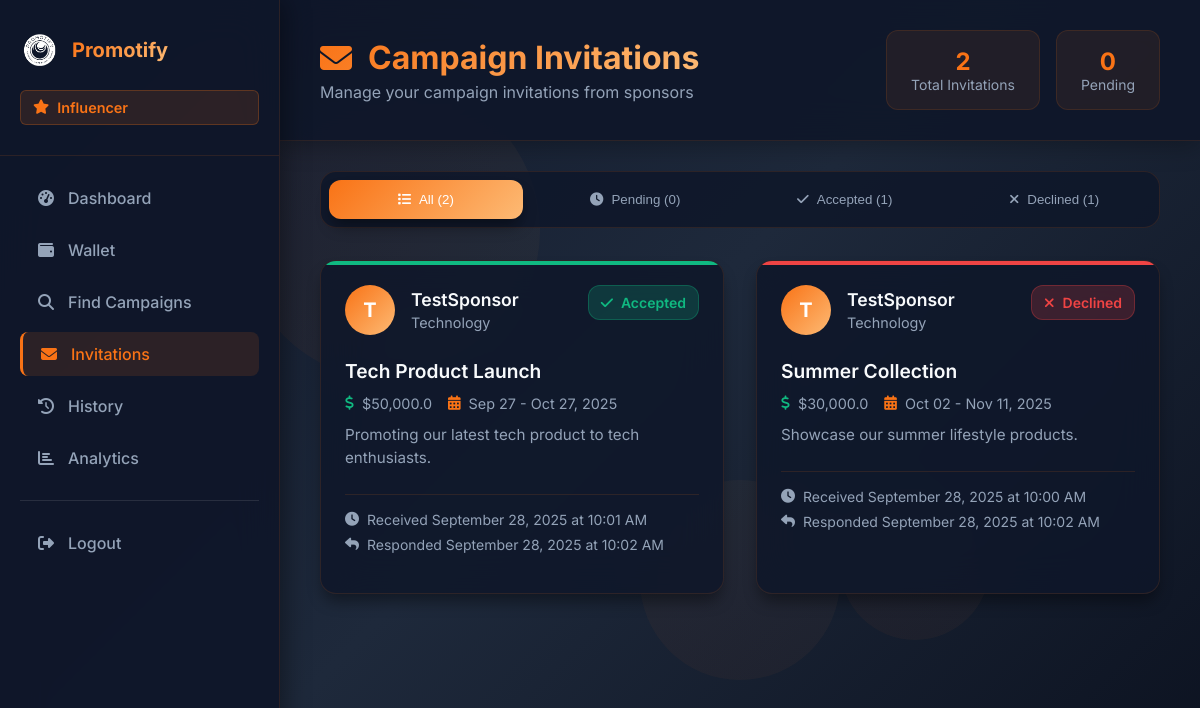
Screenshot of /iinvitations (signed in) with the database file from the repository.
### models.py (models this page shows, shortened)
class CampaignInvitation(db.Model):
    id = db.Column(db.Integer, primary_key=True)
    sponsor_id = db.Column(db.Integer, db.ForeignKey('sponsor.id', ondelete='CASCADE'), nullable=False)
    influencer_id = db.Column(db.Integer, db.ForeignKey('influencer.id', ondelete='CASCADE'), nullable=False)
    campaign_id = db.Column(db.Integer, db.ForeignKey('campaign.id', ondelete='CASCADE'), nullable=False)
    status = db.Column(db.String(20), default='pending')  # 'pending', 'accepted', 'declined'
    message = db.Column(db.Text, nullable=True)  # Optional invitation message from sponsor
    created_at = db.Column(db.DateTime, default=datetime.utcnow)
    responded_at = db.Column(db.DateTime, nullable=True)
    sponsor = db.relationship('Sponsor', backref=db.backref('invitations_sent', lazy=True))
    influencer = db.relationship('Influencer', backref=db.backref('invitations_received', lazy=True))
    campaign = db.relationship('Campaign', backref=db.backref('invitations', lazy=True))

class Sponsor(db.Model):
    id = db.Column(db.Integer, primary_key=True)
    username = db.Column(db.String(15), unique=True, nullable=False)
    email = db.Column(db.String(20), unique=True, nullable=False)
    password = db.Column(db.String(10), nullable=False)
    industry = db.Column(db.String(20), nullable=False)
    wallet_balance = db.Column(db.Float, default=0.0, nullable=False)
    date_joined = db.Column(db.DateTime, default=datetime.utcnow)

class Campaign(db.Model):
    id = db.Column(db.Integer, primary_key=True)
    sponsor_id = db.Column(db.Integer, db.ForeignKey('sponsor.id', ondelete='CASCADE'), nullable=False)
    name = db.Column(db.String(15), nullable=False)
    description = db.Column(db.Text, nullable=True)
    start_date = db.Column(db.Date, nullable=False)
    end_date = db.Column(db.Date, nullable=False)
    budget = db.Column(db.Float, nullable=False)
    status = db.Column(db.String(50))
    created_at = db.Column(db.DateTime, default=datetime.utcnow)
    sponsor = db.relationship('Sponsor', backref=db.backref('campaigns', lazy=True, cascade='all, delete-orphan'))
    influencers = db.relationship('Influencer', secondary='application',
                                  primaryjoin="and_(Campaign.id==Application.campaign_id, Application.status=='accepted')",
                                  backref=db.backref('accepted_campaigns', lazy='dynamic'))

### routes.py (the view)
    @app.route('/iinvitations')
    def influencer_invitations():
        if 'influencer_id' not in session:
            flash('You need to log in first.', 'error')
            return redirect(url_for('influ_log'))
        influencer_id = session['influencer_id']
        influencer = Influencer.query.get(influencer_id)
        invitations = CampaignInvitation.query.filter_by(
            influencer_id=influencer_id
        ).order_by(CampaignInvitation.created_at.desc()).all()
        pending_count = CampaignInvitation.query.filter_by(
            influencer_id=influencer_id,
            status='pending'
        ).count()
        return render_template('influ_invitations.html',
                               influencer=influencer,
                               invitations=invitations,
                               pending_count=pending_count)

### templates/influ_invitations.html (shortened to what this page needs)
<!DOCTYPE html>
<html lang="en">
<head>
    <link rel="stylesheet" href="{{ url_for('static', filename='css/iinvitations.css') }}">
    <link rel="stylesheet" href="https://cdnjs.cloudflare.com/ajax/libs/font-awesome/6.4.0/css/all.min.css">
</head>
<body>
    <div class="background">
        <div class="shape shape-1"></div>
        <div class="shape shape-2"></div>
        <div class="shape shape-3"></div>
    </div>
    <aside class="sidebar">
        <div class="sidebar-header">
            <div class="logo">
                <img src="{{ url_for('static', filename='images/promotify.png') }}" alt="Promotify">
                <span class="logo-text">Promotify</span>
            </div>
            <div class="influencer-badge">
                <i class="fas fa-star"></i>
                <span>Influencer</span>
            </div>
        </div>
        <nav class="sidebar-nav">
            <ul>
                <li class="nav-item">
                    <a href="{{ url_for('influ_dash') }}" class="nav-link">
                        <i class="fas fa-tachometer-alt"></i>
                        <span>Dashboard</span>
                    </a>
                </li>
                <li class="nav-item">
                    <a href="{{ url_for('influencer_wallet') }}" class="nav-link">
                        <i class="fas fa-wallet"></i>
                        <span>Wallet</span>
                    </a>
                </li>
                <li class="nav-item">
                    <a href="{{ url_for('ifind') }}" class="nav-link">
                        <i class="fas fa-search"></i>
                        <span>Find Campaigns</span>
                    </a>
                </li>
                <li class="nav-item active">
                    <a href="{{ url_for('influencer_invitations') }}" class="nav-link">
                        <i class="fas fa-envelope"></i>
                        <span>Invitations</span>
                    </a>
                </li>
                <li class="nav-item">
                    <a href="{{ url_for('influencer_history') }}" class="nav-link">
                        <i class="fas fa-history"></i>
                        <span>History</span>
                    </a>
                </li>
                <li class="nav-item">
                    <a href="{{ url_for('influ_stats') }}" class="nav-link">
                        <i class="fas fa-chart-bar"></i>
                        <span>Analytics</span>
                    </a>
                </li>
                <li class="nav-item logout">
                    <a href="{{ url_for('influ_logout') }}" class="nav-link">
                        <i class="fas fa-sign-out-alt"></i>
                        <span>Logout</span>
                    </a>
                </li>
            </ul>
        </nav>
    </aside>
    <main class="main-content">
        <header class="content-header">
            <div class="header-left">
                <h1><i class="fas fa-envelope"></i> Campaign Invitations</h1>
                <p class="header-subtitle">Manage your campaign invitations from sponsors</p>
            </div>
            <div class="header-stats">
                <div class="stat-card">
                    <div class="stat-number">{{ invitations|length }}</div>
                    <div class="stat-label">Total Invitations</div>
                </div>
                <div class="stat-card">
                    <div class="stat-number">{{ pending_count }}</div>
                    <div class="stat-label">Pending</div>
                </div>
            </div>
        </header>
        <div class="content">
            {% if invitations %}
                <div class="filter-tabs">
                    <button class="tab-btn active" onclick="filterInvitations('all')">
                        <i class="fas fa-list"></i> All ({{ invitations|length }})
                    </button>
                    <button class="tab-btn" onclick="filterInvitations('pending')">
                        <i class="fas fa-clock"></i> Pending ({{ invitations|selectattr('status', 'equalto', 'pending')|list|length }})
                    </button>
                    <button class="tab-btn" onclick="filterInvitations('accepted')">
                        <i class="fas fa-check"></i> Accepted ({{ invitations|selectattr('status', 'equalto', 'accepted')|list|length }})
                    </button>
                    <button class="tab-btn" onclick="filterInvitations('declined')">
                        <i class="fas fa-times"></i> Declined ({{ invitations|selectattr('status', 'equalto', 'declined')|list|length }})
                    </button>
                </div>
                <div class="invitations-grid">
                    {% for invitation in invitations %}
                    <div class="invitation-card {{ invitation.status }}" data-status="{{ invitation.status }}">
                        <div class="invitation-header">
                            <div class="sponsor-info">
                                <div class="sponsor-avatar">
                                    {{ invitation.sponsor.username[0].upper() }}
                                </div>
                                <div class="sponsor-details">
                                    <h3 class="sponsor-name">{{ invitation.sponsor.username }}</h3>
                                    <p class="sponsor-industry">{{ invitation.sponsor.industry }}</p>
                                </div>
                            </div>
                            <div class="invitation-status status-{{ invitation.status }}">
                                {% if invitation.status == 'pending' %}
                                    <i class="fas fa-clock"></i> Pending
                                {% elif invitation.status == 'accepted' %}
                                    <i class="fas fa-check"></i> Accepted
                                {% elif invitation.status == 'declined' %}
                                    <i class="fas fa-times"></i> Declined
                                {% endif %}
                            </div>
                        </div>
                        <div class="campaign-info">
                            <h4 class="campaign-name">{{ invitation.campaign.name }}</h4>
                            <div class="campaign-details">
                                <div class="campaign-budget">
                                    <i class="fas fa-dollar-sign"></i>
                                    ${{ "{:,}".format(invitation.campaign.budget) }}
                                </div>
                                <div class="campaign-duration">
                                    <i class="fas fa-calendar-alt"></i>
                                    {{ invitation.campaign.start_date.strftime('%b %d') }} - {{ invitation.campaign.end_date.strftime('%b %d, %Y') }}
                                </div>
                            </div>
                            {% if invitation.campaign.description %}
                            <p class="campaign-description">
                                {{ invitation.campaign.description[:150] }}
                            </p>
                            {% endif %}
                        </div>
                        <div class="invitation-meta">
                            <div class="invitation-date">
                                <i class="fas fa-clock"></i>
                                Received {{ invitation.created_at.strftime('%B %d, %Y at %I:%M %p') }}
                            </div>
                            {% if invitation.responded_at %}
                            <div class="response-date">
                                <i class="fas fa-reply"></i>
                                Responded {{ invitation.responded_at.strftime('%B %d, %Y at %I:%M %p') }}
                            </div>
                            {% endif %}
                        </div>
                    </div>
                    {% endfor %}
                </div>
            {% endif %}
        </div>
    </main>
</body>
</html>

### rows the page displays
CampaignInvitation: sponsor "T", sponsor.username "TestSponsor", sponsor.industry "Technology", status "accepted" (drawn), campaign.name "Tech Product Launch", campaign.start_date "Sep 27", campaign.end_date "Oct 27, 2025", campaign "Promoting our latest tech product to tech enthusiasts.", created_at "September 28, 2025 at 10:01 AM", responded_at "September 28, 2025 at 10:02 AM"
Campaign: campaign.budget "50,000.0"
CampaignInvitation: sponsor "T", sponsor.username "TestSponsor", sponsor.industry "Technology", status "declined" (drawn), campaign.name "Summer Collection", campaign.start_date "Oct 02", campaign.end_date "Nov 11, 2025", campaign "Showcase our summer lifestyle products.", created_at "September 28, 2025 at 10:00 AM", responded_at "September 28, 2025 at 10:02 AM"
Campaign: campaign.budget "30,000.0"

### other values shown
{{ invitations|length }} "2"
{{ pending_count }} "0"
{{ invitations|selectattr('status', 'equalto', 'pending')|list|length }} "0"
{{ invitations|selectattr('status', 'equalto', 'accepted')|list|length }} "1"
{{ invitations|selectattr('status', 'equalto', 'declined')|list|length }} "1"
